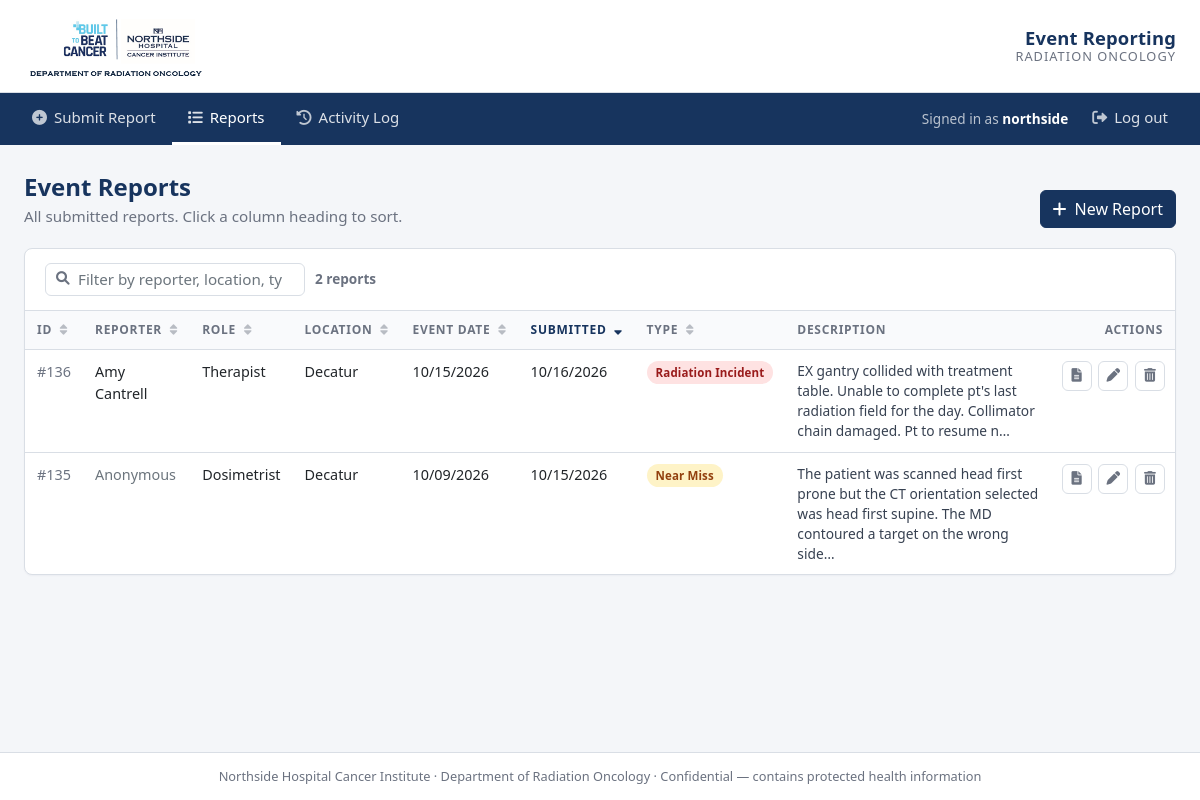
The app's page /showReports/ (signed in) with its own data.
### Report/models.py (models this page shows, shortened)
class IncidentReport(models.Model):
    Name = models.CharField(max_length=25, null = True)
    TeamMember = models.CharField(max_length=25, null = True)
    Location = models.CharField(max_length=300, null = False, default = " ")
    ReportDate = models.DateTimeField(auto_now_add=True)
    IncidentDate = models.DateTimeField(auto_now_add=False)
    PatientName = models.CharField(max_length=30, default = '')
    PatientMRN = models.CharField(max_length=30, default = '')
    IncidentType = models.CharField(max_length=30, default = '')
    StageOfCatch = models.CharField(max_length=35, null = True, blank = True)
    IncidentDescription  =  models.CharField(max_length=300)

### Report/views.py (the view)
# urls.py: path('showReports/', views.showReports, name='showReports'),
@login_required
def showReports(request):
    orderBy = request.GET.get('order_by', '-ReportDate')
    allowed = {k for k, _ in SORT_COLUMNS}
    if orderBy.lstrip('-') not in allowed:   # ignore anything that is not a real sortable column
        orderBy = '-ReportDate'
    reports = IncidentReport.objects.all().order_by(orderBy)
    return render(request, 'showReports.html', {
        'reports': reports,
        'order_by': orderBy,
        'sort_columns': SORT_COLUMNS,
    })

### Report/templatetags/report_extras.py (called while the page is built)
@register.filter
def type_badge(value):
    return {
        "Near Miss": "badge-nearmiss",
        "Unsafe Condition": "badge-unsafe",
        "Process Improvement": "badge-process",
        "Therapuetic radiation incident": "badge-radiation",
        "Other safety incident": "badge-other",
    }.get(value, "badge-default")

@register.filter
def type_short(value):
    return {
        "Therapuetic radiation incident": "Radiation Incident",
        "Other safety incident": "Other Safety Incident",
    }.get(value, value)

### Report/templates/showReports.html (shortened to what this page needs)
{% extends 'base.html' %}
{% load report_extras %}
{% block content %}
<div class="page-head">
  <div>
    <h1>Event Reports</h1>
    <p class="lead-text">All submitted reports. Click a column heading to sort.</p>
  </div>
  <a href="{% url 'addReport' %}" class="btn btn-ns"><i class="fas fa-plus mr-2"></i>New Report</a>
</div>
<div class="ns-card">
  <div class="card-head">
    <div class="toolbar">
      <div class="search">
        <i class="fas fa-search"></i>
        <input type="search" class="form-control form-control-sm" id="quickFilter" placeholder="Filter by reporter, location, type…">
      </div>
      <span class="count"><span id="rowCount">{{ reports|length }}</span> report{{ reports|length|pluralize }}</span>
    </div>
  </div>
  <div class="table-responsive">
    <table class="table ns-table">
      <thead>
        <tr>
          {% for key, label in sort_columns %}
          <th class="{% if order_by == key or order_by == '-'|add:key %}sorted{% endif %}">
            <a href="?order_by={% if order_by == key %}-{{ key }}{% else %}{{ key }}{% endif %}">
              {{ label }}
              <i class="fas sort {% if order_by == key %}fa-sort-up{% elif order_by == '-'|add:key %}fa-sort-down{% else %}fa-sort{% endif %}"></i>
            </a>
          </th>
          {% endfor %}
          <th>Description</th>
          <th class="text-right">Actions</th>
        </tr>
      </thead>
      <tbody>
        {% for report in reports %}
          {% include 'showReportBase.html' %}
        {% empty %}
          <tr><td colspan="9" class="empty"><i class="fas fa-inbox fa-2x d-block mb-2"></i>No reports have been submitted yet.</td></tr>
        {% endfor %}
      </tbody>
    </table>
  </div>
</div>
{% endblock %}

### Report/templates/base.html (shortened to what this page needs)
<!doctype html>
{% load static %}
<html lang="en">
<head>
  <link rel="stylesheet" href="{% static 'vendor/bootstrap/bootstrap.min.css' %}">
  <link rel="stylesheet" href="{% static 'vendor/fontawesome/css/all.min.css' %}">
</head>
<body>
  <header class="ns-header">
    <div class="inner">
      <img src="{% static 'NSHCI_Logo.png' %}" alt="Northside Hospital Cancer Institute — Department of Radiation Oncology">
      <div class="app-title">
        <div class="name">Event Reporting</div>
        <div class="sub">Radiation Oncology</div>
      </div>
    </div>
  </header>
  <nav class="ns-nav">
    <div class="inner">
      <ul>
        <li><a href="{% url 'addReport' %}" class="{% if request.resolver_match.url_name == 'addReport' %}active{% endif %}"><i class="fas fa-plus-circle"></i>Submit Report</a></li>
        {% if user.is_authenticated %}
          <li><a href="{% url 'showReports' %}" class="{% if request.resolver_match.url_name in 'showReports showSingleReport editReport' %}active{% endif %}"><i class="fas fa-list"></i>Reports</a></li>
          <li><a href="{% url 'activityLog' %}" class="{% if request.resolver_match.url_name == 'activityLog' %}active{% endif %}"><i class="fas fa-history"></i>Activity Log</a></li>
        {% endif %}
      </ul>
      <ul>
        {% if user.is_authenticated %}
          <li class="d-flex align-items-center"><span class="user">Signed in as <strong>{{ user.get_username }}</strong></span></li>
          <li><a href="{% url 'logout' %}"><i class="fas fa-sign-out-alt"></i>Log out</a></li>
        {% else %}
          <li><a href="{% url 'login' %}" class="{% if request.resolver_match.url_name == 'login' %}active{% endif %}"><i class="fas fa-lock"></i>Login</a></li>
        {% endif %}
      </ul>
    </div>
  </nav>
  <main class="ns-main">
    {% block content %}{% endblock %}
  </main>
  <footer class="ns-footer">
    Northside Hospital Cancer Institute · Department of Radiation Oncology · Confidential — contains protected health information
  </footer>
</body>
</html>

### Report/templates/showReportBase.html (shortened to what this page needs)
{% load report_extras %}
<tr data-row>
  <td class="id">#{{ report.id }}</td>
  <td>{{ report.Name|default:"<span class='text-muted'>Anonymous</span>" }}</td>
  <td>{{ report.TeamMember|default:"—" }}</td>
  <td class="nowrap">{{ report.Location }}</td>
  <td class="nowrap">{{ report.IncidentDate|date:'m/d/Y' }}</td>
  <td class="nowrap">{{ report.ReportDate|date:'m/d/Y' }}</td>
  <td><span class="badge-type {{ report.IncidentType|type_badge }}">{{ report.IncidentType|type_short|default:"—" }}</span></td>
  <td class="desc">{{ report.IncidentDescription|truncatechars:140 }}</td>
  <td class="actions">
    <a class="icon-btn" href="{% url 'showSingleReport' report.pk %}" title="View full report"><i class="fas fa-file-alt"></i></a>
    <a class="icon-btn" href="{% url 'editReport' report.pk %}" title="Edit report"><i class="fas fa-pen"></i></a>
    <form action="{% url 'deleteReport' report.pk %}" method="post"
          onsubmit="return confirm('Permanently delete report #{{ report.id }}? This cannot be undone.');">
      <button type="submit" class="icon-btn danger" title="Delete report"><i class="fas fa-trash-alt"></i></button>
    </form>
  </td>
</tr>

### Report/templates/base.html (style rules this page uses)
:root { --ns-navy: #17345E; --ns-navy-dark: #10264a; --ns-blue: #2F6DB5; --ns-sky: #E8F0F8; --ns-ink: #1F2937; --ns-muted: #6B7280; --ns-line: #D9DEE5; --ns-bg: #F4F6F9; --ns-danger: #B42318; --ns-success: #1B7F4C; }
html, body { height: 100%; }
body { margin: 0; background: var(--ns-bg); color: var(--ns-ink); font-family: "Segoe UI", -apple-system, BlinkMacSystemFont, Roboto, "Helvetica Neue", Arial, sans-serif; font-size: 15px; display: flex; flex-direction: column; }
a { color: var(--ns-blue); }
.ns-header { background: #fff; border-bottom: 1px solid var(--ns-line); }
.ns-header .inner { max-width: 1200px; margin: 0 auto; padding: 14px 24px; display: flex; align-items: center; justify-content: space-between; gap: 24px; }
.ns-header img { height: 64px; width: auto; }
.ns-header .app-title { text-align: right; line-height: 1.2; }
.ns-header .app-title .name { font-size: 1.15rem; font-weight: 600; color: var(--ns-navy); letter-spacing: .01em; }
.ns-header .app-title .sub { font-size: .8rem; color: var(--ns-muted); text-transform: uppercase; letter-spacing: .08em; }
.ns-nav { background: var(--ns-navy); }
.ns-nav .inner { max-width: 1200px; margin: 0 auto; padding: 0 16px; display: flex; align-items: center; justify-content: space-between; flex-wrap: wrap; }
.ns-nav ul { list-style: none; margin: 0; padding: 0; display: flex; flex-wrap: wrap; }
.ns-nav a { display: block; padding: 13px 16px; color: rgba(255,255,255,.85); font-weight: 500; text-decoration: none; border-bottom: 3px solid transparent; transition: background .15s, color .15s; }
.ns-nav a.active { color: #fff; border-bottom-color: #fff; }
.ns-nav a .fa, .ns-nav a .fas { margin-right: 7px; opacity: .85; }
.ns-nav .user { color: rgba(255,255,255,.7); font-size: .85rem; padding: 0 8px; }
.ns-nav .user strong { color: #fff; font-weight: 600; }
main.ns-main { flex: 1; max-width: 1200px; width: 100%; margin: 0 auto; padding: 28px 24px 64px; }
.page-head { display: flex; align-items: flex-end; justify-content: space-between; gap: 16px; margin-bottom: 20px; flex-wrap: wrap; }
.page-head h1 { font-size: 1.5rem; font-weight: 600; color: var(--ns-navy); margin: 0; }
.page-head .lead-text { color: var(--ns-muted); margin: 4px 0 0; font-size: .95rem; }
.ns-card { background: #fff; border: 1px solid var(--ns-line); border-radius: 8px; box-shadow: 0 1px 2px rgba(16,38,74,.04); }
.ns-card .card-head { padding: 14px 20px; border-bottom: 1px solid var(--ns-line); font-weight: 600; color: var(--ns-navy); font-size: .95rem; display: flex; align-items: center; justify-content: space-between; }
.btn { border-radius: 6px; font-weight: 500; }
.btn-ns { background: var(--ns-navy); border-color: var(--ns-navy); color: #fff; }
.form-control { border-color: var(--ns-line); border-radius: 6px; font-size: .95rem; }
.ns-footer { border-top: 1px solid var(--ns-line); background: #fff; color: var(--ns-muted); font-size: .8rem; text-align: center; padding: 14px; }

### records on screen
IncidentReport: id "136", Name "Amy Cantrell", TeamMember "Therapist", Location "Decatur", IncidentDate "10/15/2026", ReportDate "10/16/2026", IncidentType|type_short "Radiation Incident", IncidentDescription "EX gantry collided with treatment table. Unable to complete pt's last radiation field for the day. Collimator chain damaged. Pt to resume n…"
IncidentReport: id "135", Name "Anonymous", TeamMember "Dosimetrist", Location "Decatur", IncidentDate "10/09/2026", ReportDate "10/15/2026", IncidentType|type_short "Near Miss", IncidentDescription "The patient was scanned head first prone but the CT orientation selected was head first supine. The MD contoured a target on the wrong side…"

### other values on screen
{{ user.get_username }} "northside"
{{ reports|length }} "2"
{{ label }} "ID" "REPORTER" "ROLE" "LOCATION" "EVENT DATE" "SUBMITTED" "TYPE"
